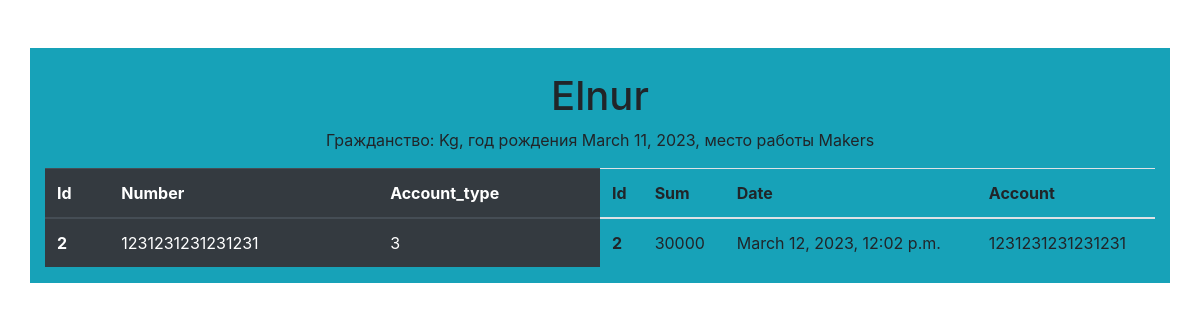
/credit/2/, run on the app's committed database.
### credit/models.py (models this page shows, shortened)
class Client(models.Model):
    name = models.CharField(max_length=20)
    citizenship = models.CharField(max_length=20)
    birth_year = models.DateField()
    work_place = models.CharField(max_length=30)

class Account(models.Model):
    number = models.CharField(max_length=16)
    account_type = models.IntegerField()
    client = models.ForeignKey("Client", on_delete=models.CASCADE, related_name="accounts")
    def __str__(self):
        return self.number

class Credit(models.Model):
    sum = models.IntegerField()
    date = models.DateTimeField(auto_now=True)
    account = models.ForeignKey("Account", on_delete=models.CASCADE, related_name="credits")

### credit/views.py (the view)
# urls.py: path("<int:pk>/", views.DetailView.as_view(), name="detail"),
class DetailView(generic.DetailView):
    model = models.Client

### credit/templates/credit/client_detail.html
{% extends "base.html" %}
{% block content %}
<div class="container bg-info">
  <div class="mt-5 pt-4" style="text-align: center">
    <h1>{{ object.name }}</h1>
    <p>Гражданство: {{ object.citizenship }},
      год рождения {{ object.birth_year }}, место работы {{ object.work_place }}</p>
  </div>
  <div class="d-flex justify-content-between">
  <table class="table table-hover table-dark">
    <thead>
      <tr>
        <th scope="col">Id</th>
        <th scope="col">Number</th>
        <th scope="col">Account_type</th>
      </tr>
    </thead>
    <tbody>
      {% if object.accounts.all %}
        {% for account in object.accounts.all %}
        <tr>
          <th scope="row">{{ account.id }}</th>
          <td>{{ account.number }}</td>
          <td>{{ account.account_type }}</td>
        </tr>
        {% endfor %}
      {% endif %}
    </tbody>
  </table>
  <table class="table table-hover">
    <thead>
      <tr>
        <th scope="col">Id</th>
        <th scope="col">Sum</th>
        <th scope="col">Date</th>
        <th scope="col">Account</th>
      </tr>
    </thead>
    <tbody>
      {% if object.accounts.all %}
        {% for account in object.accounts.all %}
          {% if account.credits.all %}
            {% for credit in account.credits.all %}
              <tr>
                <th scope="row">{{ credit.id }}</th>
                <td>{{ credit.sum }}</td>
                <td>{{ credit.date }}</td>
                <td>{{ credit.account }}</td>
              </tr>
            {% endfor %}
          {% endif %}
        {% endfor %}
      {% endif %}
    </tbody>
  </table>
  </div>
</div>
{% endblock content %}

### data on the page
Client: name "Elnur", citizenship "Kg", birth_year "March 11, 2023", work_place "Makers"
Account: id "2", number "1231231231231231", account_type "3"
Credit: id "2", sum "30000", date "March 12, 2023, 12:02 p.m.", account "1231231231231231"
